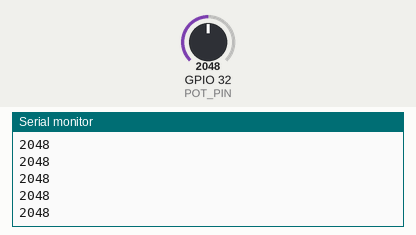
Simulated run of this sketch. Board: ESP32. Parts: the last lines printed to the serial monitor. Inputs (shaded band) come from the test bench; at power-on: GPIO 32 (POT_PIN) = 2048.

Above: at 1.2 s.
1.3 s: GPIO 32 (POT_PIN) set to 2866
At 1.8 s:
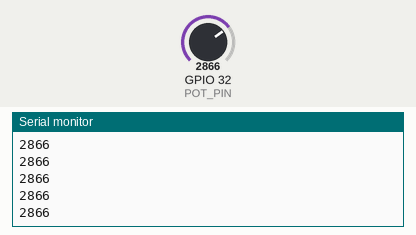
2.8 s: GPIO 32 (POT_PIN) set to 3603
At 3.5 s:
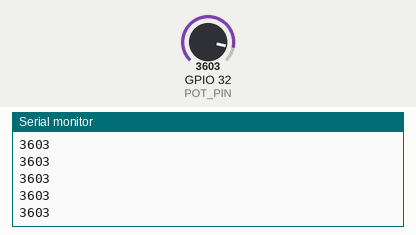
Timing chart, 0 to 5.8 s (numbered marks = the images above; inputs shaded):
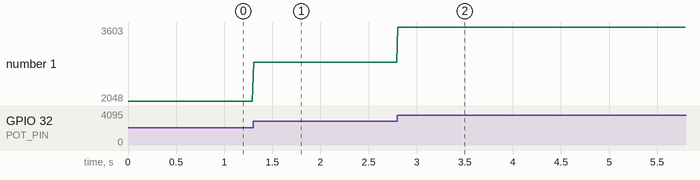

The sketch:

ESP32_ExpansionBoard_Potentiometer.ino
```cpp
//=============================================================
// File:    ESP32_ExpansionBoard_Potentiometer.ino
//
// Author:  J. Hathway 2025
//
// Description:
//     - Read potentiometer and print value to Serial Monitor
//=============================================================

#define POT_PIN 32

void setup() {
  // Start serial communication
  Serial.begin(115200);
}

void loop() {
  int potValue = analogRead(POT_PIN);  // get potentiomer value
  Serial.println(potValue);            // print to Serial Monitor

  delay(15);  // Short delay to not oveload the loop
}
```

Measured:
- after the input at 1.3 s, the serial monitor: prints a new line at once (image 1)
- after the input at 2.8 s, the serial monitor: prints a new line at once (image 2)
- plotted number 1: 2048 → 2866 after the input at 1.3 s, 2866 → 3603 after the input at 2.8 s
